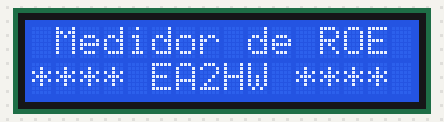
A sketch run on a simulated Arduino Uno, built with avr-gcc and run on an emulated ATmega328P. On the bench: 16×2 character LCD.

Above: at 1.1 s.
At 5.2 s:
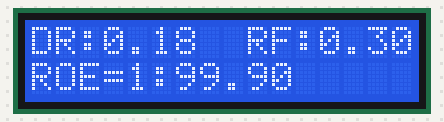

Measured:
- what the display in image 0 shows lasts 4.0 s, from 1.1 s to 5.1 s

The sketch:

MedidorROE.ino
```cpp
#include <Wire.h>
#include <LiquidCrystal_I2C.h>

#define pinDIRanalog 0
#define pinREFanalog 1

LiquidCrystal_I2C lcd(0x27, 16, 2);

//Calcula la tensión equivalente de entrada en los pines anlógicos
float r1 = 10000; //Divisor de tensión R1
float r2 = 3200;  //Divisor de tensión V2
float vMAX = (5*(r1+r2))/r2; //Vout=Vin(r2/(r1+R2))

// prueba cambio git


//Funciones para mostrar los datos en el display
float CalcVoltios(float rd) {
  return (rd * vMAX) / 1023;
}

float CalcROE(float vd, float vr) {
  if (vr >= vd) {
    return 99.9;
  } else {
    float pf = sqrt(vr / vd);
    return ((1 + pf) / (1 - pf));
  }
}

void MostrarLectura(float miDIR, float miREF) {
  lcd.setCursor(0, 0);
  lcd.print("DR:");
  lcd.print(miDIR);

  lcd.setCursor(9, 0);
  lcd.print("RF:");
  lcd.print(miREF);
}

void MostrarROE(float miROE) {
  lcd.setCursor(0, 1);
  lcd.print("ROE=1:");
  lcd.print(miROE);
}

void MostrarNoLectura() {
  lcd.clear();
  lcd.setCursor(5, 0);
  lcd.print("EA2HW");

  lcd.setCursor(0, 1);
  lcd.print("No hay transmmisión"); //Cualquier texto cuando está a la escucha
}

void setup() {
  Serial.begin(9600);
  delay(1000);

  //Inicia el monitor
  lcd.init();
  lcd.backlight();
  lcd.clear();

  //Mensaje inicial
  lcd.setCursor (0, 0);
  lcd.print(" Medidor de ROE ");
  lcd.setCursor (0, 1);
  lcd.print("**** EA2HW ****");

  delay(4000);
  lcd.clear();
}

void loop() {
  float voltiosDirectaRaw = 9; // analogRead(pinDIRanalog);
  if (voltiosDirectaRaw == 0)
    return MostrarNoLectura();

  float voltiosReflejadoRaw = 15; // analogRead(pinREFanalog);

  float voltiosDirecta = CalcVoltios(voltiosDirectaRaw);
  float voltiosReflejado = CalcVoltios(voltiosReflejadoRaw);
  float roe = CalcROE(voltiosDirecta, voltiosReflejado);

  MostrarLectura(voltiosDirecta, voltiosReflejado);
  MostrarROE(roe);
}
```
